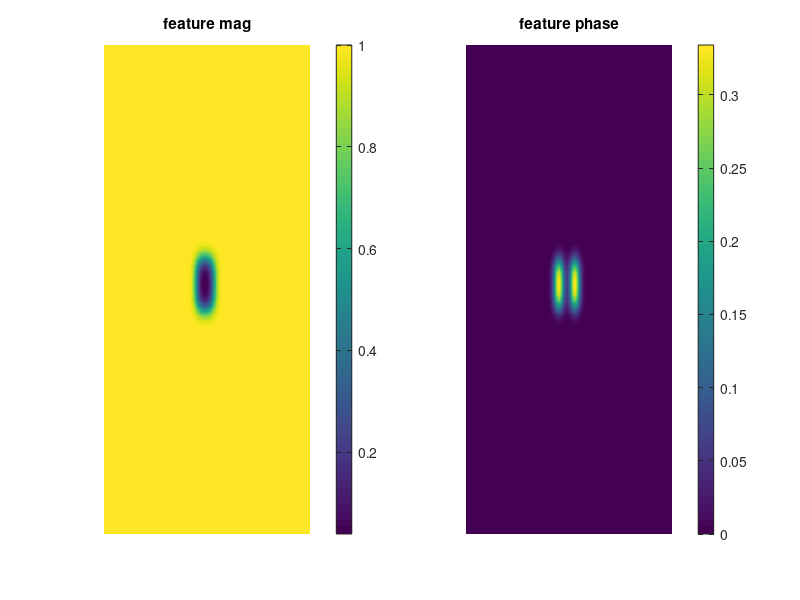

Recreate this plot in MATLAB.
%PICK OBJECT

%Lena-barbara
% E0 = sqrt(lena/255);
% Phi = barbara/255;
% test_feature = E0.*exp(1i*Phi);

%Shifted blocks
% test_feature = ones(568);Phi = ones(568);E0 = ones(568);
% Phi(200:300,200:300) = pi/6;
% E0(250:350,250:350) = 0.25;
% test_feature = E0.*exp(1i*Phi);


%Boundary layers
test_feature = ones(568);
absorber_angle = 0; %In degrees
absorber_alpha = 0.14; %alpha value is field value
bl_angle = 90; %across 6 pixel before gaussian spreading.

% test_feature(30:70,30:70) = absorber_alpha*exp(1i*absorber_angle*pi/180);
% test_feature(30:70,30:40) = 1*absorber_alpha*exp(1i*absorber_angle*pi/180)+1*exp(1i*bl_angle*pi/180); %add boundary layers
% test_feature(30:70,60:70) = 1*absorber_alpha*exp(1i*absorber_angle*pi/180)+1*exp(1i*bl_angle*pi/180);

%%Boundary layers
test_feature(254:304,254:304) = absorber_alpha*exp(1i*absorber_angle*pi/180);
test_feature(254:304,254:259) = 1*absorber_alpha*exp(1i*absorber_angle*pi/180)+1*exp(1i*bl_angle*pi/180); %add boundary layers
test_feature(254:304,298:303) = 1*absorber_alpha*exp(1i*absorber_angle*pi/180)+1*exp(1i*bl_angle*pi/180);


%%Cross amp phase
% test_feature(204:354,254:304) = absorber_alpha*exp(1i*absorber_angle*pi/180);
% test_feature(254:304,204:354) = absorber_alpha*exp(1i*bl_angle*pi/180); %add boundary layers
% test_feature(254:304,298:303) = 1*absorber_alpha*exp(1i*absorber_angle*pi/180)+1*exp(1i*bl_angle*pi/180);


%Phantom
% test_feature = 1.*exp(1i.*phantom(568));


%Phase vortex
% test_feature(254:304,254:304) = absorber_alpha*exp(1i*absorber_angle*pi/180);
% 
% x= 1:568;
% [X,Y] = meshgrid(x,x);
% temp_mat = unwrap(atan((Y-284)./(X-284)))/2/pi;
% figure;imagesc((temp_mat));colormap gray;
% 
% test_feature = test_feature.*exp(1i.*temp_mat);

%Square phase
% test_feature = ones(568);
% absorber_angle = 30; %In degrees
% absorber_alpha = 0.14; %alpha value is field value
% bl_angle = 90; %across 6 pixel before gaussian spreading.
% test_feature(254:304,254:304) = 1*exp(1i*absorber_angle*pi/180);
% test_feature(254:304,254:304) = 1*exp(1i*absorber_angle*pi/180);


% % %SMOOTHEN
smooth_sigma = 10; % is nominal
smooth_filt = fspecial('gaussian',[100 100],smooth_sigma); %Smoothen function, 30 pixels from lambda/NA
smooth_filt = smooth_filt/sum(smooth_filt(:));
Atemp = imfilter(abs(test_feature),smooth_filt,'replicate');
Phi_temp = imfilter(angle(test_feature),smooth_filt,'replicate');
test_feature = Atemp.*exp(1i*Phi_temp);


%SIMULATE DEFOCUS
figure; subplot(1,2,1);imagesc(abs(test_feature).^2);title('feature mag');axis off;colorbar;subplot(1,2,2);imagesc(angle(test_feature));title('feature phase');colorbar;axis off;




%%
%Initialize with/without noise
% noise_sig = 30/10000; %Experimental sigma = 30/10000
% I1=abs(test_feature_minus).^2;% + noise_sig*randn(568);
% I0=abs(test_feature).^2;%+ noise_sig*randn(568);
% I2=abs(test_feature_plus).^2;%+ noise_sig*randn(568);
% %
% I1=iso_direct_att_x_pol_reg(:,:,5);
% I0= iso_direct_att_x_pol_reg(:,:,6);
% I2=iso_direct_att_x_pol_reg(:,:,7);

% figure;imagesc(I2-I1);colorbar;title('Intensity difference');


% %First guess at recovered phase
% [phase_rec,phi_xy] = tie(I1,I0,I2,ps,lambda,2*dz,epsilon1,epsilonI);
% figure;imagesc(phase_rec);title('TIE phase recovered');colorbar;

